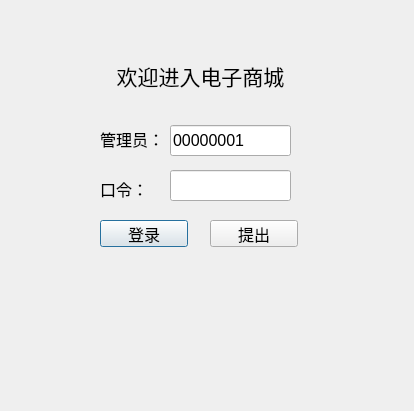
<?xml version="1.0" encoding="UTF-8"?>
<ui version="4.0">
 <class>LoginDialog</class>
 <widget class="QDialog" name="LoginDialog">
  <property name="geometry">
   <rect>
    <x>0</x>
    <y>0</y>
    <width>414</width>
    <height>411</height>
   </rect>
  </property>
  <property name="windowTitle">
   <string>Dialog</string>
  </property>
  <widget class="QLabel" name="label_3">
   <property name="geometry">
    <rect>
     <x>80</x>
     <y>50</y>
     <width>241</width>
     <height>51</height>
    </rect>
   </property>
   <property name="font">
    <font>
     <pointsize>16</pointsize>
    </font>
   </property>
   <property name="text">
    <string>欢迎进入电子商城</string>
   </property>
   <property name="alignment">
    <set>Qt::AlignCenter</set>
   </property>
  </widget>
  <widget class="QLabel" name="label">
   <property name="geometry">
    <rect>
     <x>100</x>
     <y>130</y>
     <width>62</width>
     <height>18</height>
    </rect>
   </property>
   <property name="font">
    <font>
     <pointsize>12</pointsize>
    </font>
   </property>
   <property name="text">
    <string>管理员：</string>
   </property>
  </widget>
  <widget class="QLineEdit" name="adminLineEdit">
   <property name="geometry">
    <rect>
     <x>170</x>
     <y>125</y>
     <width>121</width>
     <height>31</height>
    </rect>
   </property>
   <property name="font">
    <font>
     <pointsize>12</pointsize>
    </font>
   </property>
   <property name="text">
    <string>00000001</string>
   </property>
   <property name="cursorPosition">
    <number>8</number>
   </property>
  </widget>
  <widget class="QLabel" name="label_2">
   <property name="geometry">
    <rect>
     <x>100</x>
     <y>180</y>
     <width>62</width>
     <height>18</height>
    </rect>
   </property>
   <property name="font">
    <font>
     <pointsize>12</pointsize>
    </font>
   </property>
   <property name="text">
    <string>口令：</string>
   </property>
  </widget>
  <widget class="QLineEdit" name="pwdLineEdit">
   <property name="geometry">
    <rect>
     <x>170</x>
     <y>170</y>
     <width>121</width>
     <height>31</height>
    </rect>
   </property>
   <property name="font">
    <font>
     <pointsize>12</pointsize>
    </font>
   </property>
   <property name="text">
    <string/>
   </property>
   <property name="echoMode">
    <enum>QLineEdit::Password</enum>
   </property>
   <property name="cursorPosition">
    <number>0</number>
   </property>
  </widget>
  <widget class="QPushButton" name="loginPushButton">
   <property name="geometry">
    <rect>
     <x>100</x>
     <y>220</y>
     <width>88</width>
     <height>27</height>
    </rect>
   </property>
   <property name="font">
    <font>
     <pointsize>12</pointsize>
    </font>
   </property>
   <property name="text">
    <string>登录</string>
   </property>
  </widget>
  <widget class="QPushButton" name="exitPushButton">
   <property name="geometry">
    <rect>
     <x>210</x>
     <y>220</y>
     <width>88</width>
     <height>27</height>
    </rect>
   </property>
   <property name="font">
    <font>
     <pointsize>12</pointsize>
    </font>
   </property>
   <property name="text">
    <string>提出</string>
   </property>
  </widget>
 </widget>
 <resources/>
 <connections/>
</ui>
